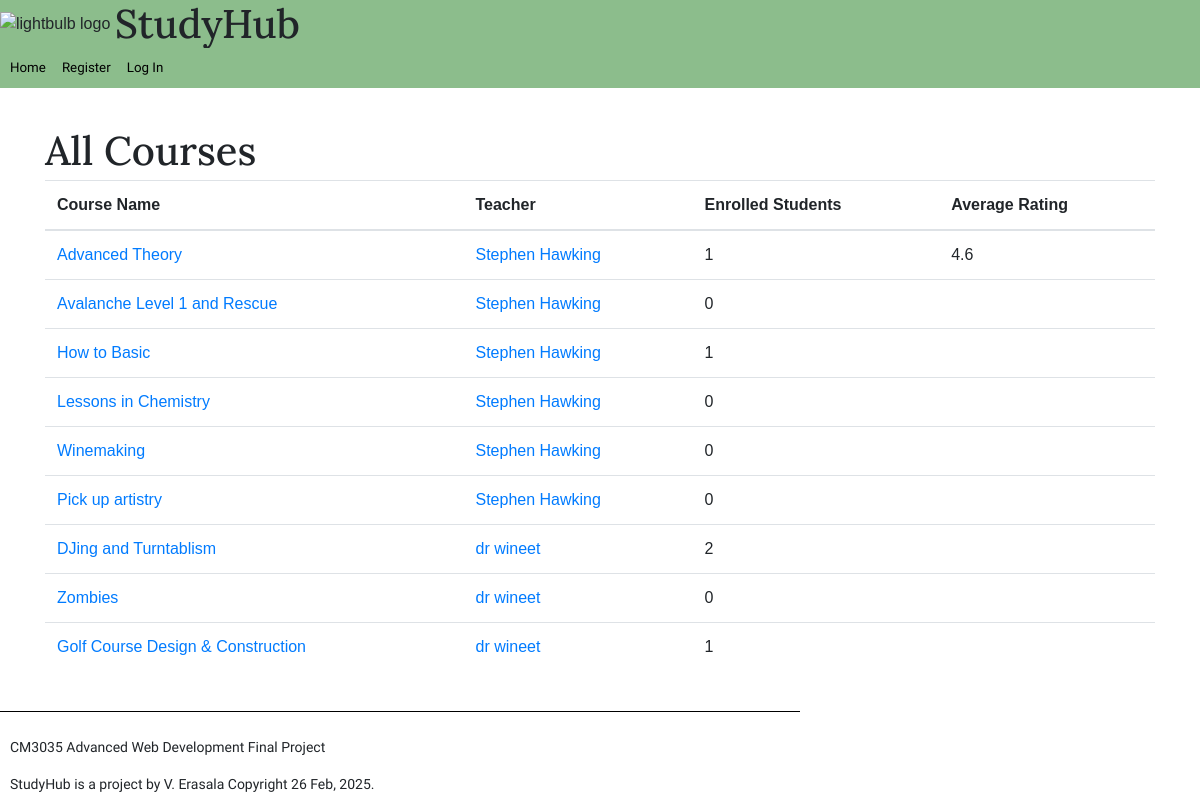
The app's page /course-catalog/ with its own data.
### study_hub/models.py (models this page shows, shortened)
class Course(models.Model):
    title = models.CharField(max_length=255)
    description = models.TextField()
    teacher = models.ForeignKey(User, on_delete=models.CASCADE, related_name='courses_taught')
    students = models.ManyToManyField(User, through='Enrollment', related_name='courses_enrolled')

class User(AbstractUser):
    is_teacher = models.BooleanField(default=False)
    name = models.CharField(max_length = 255)
    photo = models.ImageField(upload_to='profile_photos/', blank=True, null=True)
    groups = models.ManyToManyField(
        Group,
        blank=True,
        related_name="study_hub_user_set",
        related_query_name="user",
    )
    user_permissions = models.ManyToManyField(
        Permission,
        blank=True,
        related_name="study_hub_user_set",
        related_query_name="user",
    )

### study_hub/views.py (the view)
# urls.py: path('course-catalog/', views.course_catalog, name = 'course_catalog'),
def course_catalog(request):
    context ={}
    courseData = Course.objects.annotate(
        num_students=Count('students', distinct=True), #distinct must be true to avoid duplicates across other models during join
        avg_rating=Avg('feedback__rating')
    ).all() #Use django features for annotate to substitute for join methods
    context = {
        'courses': courseData
    }
    return render(request, 'study_hub/course_catalog.html', context)

### study_hub/templatetags/my_tags.py (called while the page is built)
@register.simple_tag
def todays_date():
    return datetime.datetime.now().strftime("%d %b, %Y")

### study_hub/templates/study_hub/course_catalog.html
{% extends "./base.html" %}
{% load bootstrap4 %}
{% block content %}
<div class = "container mt-4 mb-4">
    <div class = "row">
        <div class="col-md-12">
            <h1>All Courses</h1>
            <table class = "table">
                <thead>
                    <tr>
                        <th>Course Name</th>
                        <th>Teacher</th>
                        <th>Enrolled Students</th>
                        <th>Average Rating</th>
                    </tr>
                </thead>
                <tbody>
                    {% for course in courses %}
                    <tr>
                        <td><a href="/course/{{course.pk}}">{{ course.title }}</a></td>
                        <td><a href="/user/{{course.teacher.username}}">{{ course.teacher.name }}</a></td>
                        <td>{{ course.num_students }}</td>
                        <td>{{ course.avg_rating|default:"Not rated yet"|floatformat:1 }}</td>
                    </tr>
                    {% endfor %}
                </tbody>
            </table>
        </div>
    </div>
</div>
{% endblock %}

### study_hub/static/css/study_hub.css (style rules this page uses)
body { font-family: Sans-Serif; margin: 0px; border: 0px; padding: 0px; }
h1,h2,h3, h4, h5 { margin-top: 15px; margin-bottom: 5px; font-family: 'Lora'; }
a { text-decoration: none; }

### records on screen
Course: title "Advanced Theory", teacher.name "Stephen Hawking", num_students "1", avg_rating "4.6"
Course: title "Avalanche Level 1 and Rescue", teacher.name "Stephen Hawking", num_students "0"
Course: title "How to Basic", teacher.name "Stephen Hawking", num_students "1"
Course: title "Lessons in Chemistry", teacher.name "Stephen Hawking", num_students "0"
Course: title "Winemaking", teacher.name "Stephen Hawking", num_students "0"
Course: title "Pick up artistry", teacher.name "Stephen Hawking", num_students "0"
Course: title "DJing and Turntablism", teacher.name "dr wineet", num_students "2"
Course: title "Zombies", teacher.name "dr wineet", num_students "0"
Course: title "Golf Course Design & Construction", teacher.name "dr wineet", num_students "1"
